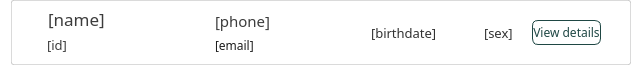
<?xml version="1.0" encoding="UTF-8"?>
<ui version="4.0">
 <class>records_list_item</class>
 <widget class="QWidget" name="records_list_item">
  <property name="geometry">
   <rect>
    <x>0</x>
    <y>0</y>
    <width>601</width>
    <height>65</height>
   </rect>
  </property>
  <property name="maximumSize">
   <size>
    <width>16777215</width>
    <height>90</height>
   </size>
  </property>
  <property name="palette">
   <palette>
    <active>
     <colorrole role="WindowText">
      <brush brushstyle="SolidPattern">
       <color alpha="255">
        <red>0</red>
        <green>0</green>
        <blue>0</blue>
       </color>
      </brush>
     </colorrole>
     <colorrole role="Button">
      <brush brushstyle="SolidPattern">
       <color alpha="255">
        <red>255</red>
        <green>255</green>
        <blue>255</blue>
       </color>
      </brush>
     </colorrole>
     <colorrole role="Light">
      <brush brushstyle="SolidPattern">
       <color alpha="255">
        <red>255</red>
        <green>255</green>
        <blue>255</blue>
       </color>
      </brush>
     </colorrole>
     <colorrole role="Midlight">
      <brush brushstyle="SolidPattern">
       <color alpha="255">
        <red>255</red>
        <green>255</green>
        <blue>255</blue>
       </color>
      </brush>
     </colorrole>
     <colorrole role="Dark">
      <brush brushstyle="SolidPattern">
       <color alpha="255">
        <red>127</red>
        <green>127</green>
        <blue>127</blue>
       </color>
      </brush>
     </colorrole>
     <colorrole role="Mid">
      <brush brushstyle="SolidPattern">
       <color alpha="255">
        <red>170</red>
        <green>170</green>
        <blue>170</blue>
       </color>
      </brush>
     </colorrole>
     <colorrole role="Text">
      <brush brushstyle="SolidPattern">
       <color alpha="255">
        <red>0</red>
        <green>0</green>
        <blue>0</blue>
       </color>
      </brush>
     </colorrole>
     <colorrole role="BrightText">
      <brush brushstyle="SolidPattern">
       <color alpha="255">
        <red>255</red>
        <green>255</green>
        <blue>255</blue>
       </color>
      </brush>
     </colorrole>
     <colorrole role="ButtonText">
      <brush brushstyle="SolidPattern">
       <color alpha="255">
        <red>0</red>
        <green>0</green>
        <blue>0</blue>
       </color>
      </brush>
     </colorrole>
     <colorrole role="Base">
      <brush brushstyle="SolidPattern">
       <color alpha="255">
        <red>255</red>
        <green>255</green>
        <blue>255</blue>
       </color>
      </brush>
     </colorrole>
     <colorrole role="Window">
      <brush brushstyle="SolidPattern">
       <color alpha="255">
        <red>255</red>
        <green>255</green>
        <blue>255</blue>
       </color>
      </brush>
     </colorrole>
     <colorrole role="Shadow">
      <brush brushstyle="SolidPattern">
       <color alpha="255">
        <red>0</red>
        <green>0</green>
        <blue>0</blue>
       </color>
      </brush>
     </colorrole>
     <colorrole role="AlternateBase">
      <brush brushstyle="SolidPattern">
       <color alpha="255">
        <red>255</red>
        <green>255</green>
        <blue>255</blue>
       </color>
      </brush>
     </colorrole>
     <colorrole role="ToolTipBase">
      <brush brushstyle="SolidPattern">
       <color alpha="255">
        <red>255</red>
        <green>255</green>
        <blue>220</blue>
       </color>
      </brush>
     </colorrole>
     <colorrole role="ToolTipText">
      <brush brushstyle="SolidPattern">
       <color alpha="255">
        <red>0</red>
        <green>0</green>
        <blue>0</blue>
       </color>
      </brush>
     </colorrole>
     <colorrole role="PlaceholderText">
      <brush brushstyle="SolidPattern">
       <color alpha="127">
        <red>0</red>
        <green>0</green>
        <blue>0</blue>
       </color>
      </brush>
     </colorrole>
     <colorrole role="Accent">
      <brush brushstyle="SolidPattern">
       <color alpha="255">
        <red>255</red>
        <green>255</green>
        <blue>255</blue>
       </color>
      </brush>
     </colorrole>
    </active>
    <inactive>
     <colorrole role="WindowText">
      <brush brushstyle="SolidPattern">
       <color alpha="255">
        <red>0</red>
        <green>0</green>
        <blue>0</blue>
       </color>
      </brush>
     </colorrole>
     <colorrole role="Button">
      <brush brushstyle="SolidPattern">
       <color alpha="255">
        <red>255</red>
        <green>255</green>
        <blue>255</blue>
       </color>
      </brush>
     </colorrole>
     <colorrole role="Light">
      <brush brushstyle="SolidPattern">
       <color alpha="255">
        <red>255</red>
        <green>255</green>
        <blue>255</blue>
       </color>
      </brush>
     </colorrole>
     <colorrole role="Midlight">
      <brush brushstyle="SolidPattern">
       <color alpha="255">
        <red>255</red>
        <green>255</green>
        <blue>255</blue>
       </color>
      </brush>
     </colorrole>
     <colorrole role="Dark">
      <brush brushstyle="SolidPattern">
       <color alpha="255">
        <red>127</red>
        <green>127</green>
        <blue>127</blue>
       </color>
      </brush>
     </colorrole>
     <colorrole role="Mid">
      <brush brushstyle="SolidPattern">
       <color alpha="255">
        <red>170</red>
        <green>170</green>
        <blue>170</blue>
       </color>
      </brush>
     </colorrole>
     <colorrole role="Text">
      <brush brushstyle="SolidPattern">
       <color alpha="255">
        <red>0</red>
        <green>0</green>
        <blue>0</blue>
       </color>
      </brush>
     </colorrole>
     <colorrole role="BrightText">
      <brush brushstyle="SolidPattern">
       <color alpha="255">
        <red>255</red>
        <green>255</green>
        <blue>255</blue>
       </color>
      </brush>
     </colorrole>
     <colorrole role="ButtonText">
      <brush brushstyle="SolidPattern">
       <color alpha="255">
        <red>0</red>
        <green>0</green>
        <blue>0</blue>
       </color>
      </brush>
     </colorrole>
     <colorrole role="Base">
      <brush brushstyle="SolidPattern">
       <color alpha="255">
        <red>255</red>
        <green>255</green>
        <blue>255</blue>
       </color>
      </brush>
     </colorrole>
     <colorrole role="Window">
      <brush brushstyle="SolidPattern">
       <color alpha="255">
        <red>255</red>
        <green>255</green>
        <blue>255</blue>
       </color>
      </brush>
     </colorrole>
     <colorrole role="Shadow">
      <brush brushstyle="SolidPattern">
       <color alpha="255">
        <red>0</red>
        <green>0</green>
        <blue>0</blue>
       </color>
      </brush>
     </colorrole>
     <colorrole role="AlternateBase">
      <brush brushstyle="SolidPattern">
       <color alpha="255">
        <red>255</red>
        <green>255</green>
        <blue>255</blue>
       </color>
      </brush>
     </colorrole>
     <colorrole role="ToolTipBase">
      <brush brushstyle="SolidPattern">
       <color alpha="255">
        <red>255</red>
        <green>255</green>
        <blue>220</blue>
       </color>
      </brush>
     </colorrole>
     <colorrole role="ToolTipText">
      <brush brushstyle="SolidPattern">
       <color alpha="255">
        <red>0</red>
        <green>0</green>
        <blue>0</blue>
       </color>
      </brush>
     </colorrole>
     <colorrole role="PlaceholderText">
      <brush brushstyle="SolidPattern">
       <color alpha="127">
        <red>0</red>
        <green>0</green>
        <blue>0</blue>
       </color>
      </brush>
     </colorrole>
     <colorrole role="Accent">
      <brush brushstyle="SolidPattern">
       <color alpha="255">
        <red>255</red>
        <green>255</green>
        <blue>255</blue>
       </color>
      </brush>
     </colorrole>
    </inactive>
    <disabled>
     <colorrole role="WindowText">
      <brush brushstyle="SolidPattern">
       <color alpha="255">
        <red>127</red>
        <green>127</green>
        <blue>127</blue>
       </color>
      </brush>
     </colorrole>
     <colorrole role="Button">
      <brush brushstyle="SolidPattern">
       <color alpha="255">
        <red>255</red>
        <green>255</green>
        <blue>255</blue>
       </color>
      </brush>
     </colorrole>
     <colorrole role="Light">
      <brush brushstyle="SolidPattern">
       <color alpha="255">
        <red>255</red>
        <green>255</green>
        <blue>255</blue>
       </color>
      </brush>
     </colorrole>
     <colorrole role="Midlight">
      <brush brushstyle="SolidPattern">
       <color alpha="255">
        <red>255</red>
        <green>255</green>
        <blue>255</blue>
       </color>
      </brush>
     </colorrole>
     <colorrole role="Dark">
      <brush brushstyle="SolidPattern">
       <color alpha="255">
        <red>127</red>
        <green>127</green>
        <blue>127</blue>
       </color>
      </brush>
     </colorrole>
     <colorrole role="Mid">
      <brush brushstyle="SolidPattern">
       <color alpha="255">
        <red>170</red>
        <green>170</green>
        <blue>170</blue>
       </color>
      </brush>
     </colorrole>
     <colorrole role="Text">
      <brush brushstyle="SolidPattern">
       <color alpha="255">
        <red>127</red>
        <green>127</green>
        <blue>127</blue>
       </color>
      </brush>
     </colorrole>
     <colorrole role="BrightText">
      <brush brushstyle="SolidPattern">
       <color alpha="255">
        <red>255</red>
        <green>255</green>
        <blue>255</blue>
       </color>
      </brush>
     </colorrole>
     <colorrole role="ButtonText">
      <brush brushstyle="SolidPattern">
       <color alpha="255">
        <red>127</red>
        <green>127</green>
        <blue>127</blue>
       </color>
      </brush>
     </colorrole>
     <colorrole role="Base">
      <brush brushstyle="SolidPattern">
       <color alpha="255">
        <red>255</red>
        <green>255</green>
        <blue>255</blue>
       </color>
      </brush>
     </colorrole>
     <colorrole role="Window">
      <brush brushstyle="SolidPattern">
       <color alpha="255">
        <red>255</red>
        <green>255</green>
        <blue>255</blue>
       </color>
      </brush>
     </colorrole>
     <colorrole role="Shadow">
      <brush brushstyle="SolidPattern">
       <color alpha="255">
        <red>0</red>
        <green>0</green>
        <blue>0</blue>
       </color>
      </brush>
     </colorrole>
     <colorrole role="AlternateBase">
      <brush brushstyle="SolidPattern">
       <color alpha="255">
        <red>255</red>
        <green>255</green>
        <blue>255</blue>
       </color>
      </brush>
     </colorrole>
     <colorrole role="ToolTipBase">
      <brush brushstyle="SolidPattern">
       <color alpha="255">
        <red>255</red>
        <green>255</green>
        <blue>220</blue>
       </color>
      </brush>
     </colorrole>
     <colorrole role="ToolTipText">
      <brush brushstyle="SolidPattern">
       <color alpha="255">
        <red>0</red>
        <green>0</green>
        <blue>0</blue>
       </color>
      </brush>
     </colorrole>
     <colorrole role="PlaceholderText">
      <brush brushstyle="SolidPattern">
       <color alpha="127">
        <red>127</red>
        <green>127</green>
        <blue>127</blue>
       </color>
      </brush>
     </colorrole>
     <colorrole role="Accent">
      <brush brushstyle="SolidPattern">
       <color alpha="255">
        <red>255</red>
        <green>255</green>
        <blue>255</blue>
       </color>
      </brush>
     </colorrole>
    </disabled>
   </palette>
  </property>
  <property name="windowTitle">
   <string>Form</string>
  </property>
  <layout class="QVBoxLayout" name="verticalLayout">
   <property name="topMargin">
    <number>0</number>
   </property>
   <property name="rightMargin">
    <number>6</number>
   </property>
   <property name="bottomMargin">
    <number>0</number>
   </property>
   <item>
    <widget class="QWidget" name="records_list_container" native="true">
     <property name="maximumSize">
      <size>
       <width>16777215</width>
       <height>65</height>
      </size>
     </property>
     <property name="styleSheet">
      <string notr="true">#records_list_container {
	border: 1px solid rgba(150, 150, 150, 90);
	border-radius: 2px;
	background: white;

}

#records_list_container:hover {
	border: 1px solid #4DB2AA;

}

 </string>
     </property>
     <layout class="QHBoxLayout" name="horizontalLayout">
      <property name="topMargin">
       <number>2</number>
      </property>
      <property name="rightMargin">
       <number>30</number>
      </property>
      <property name="bottomMargin">
       <number>2</number>
      </property>
      <item alignment="Qt::AlignmentFlag::AlignLeft">
       <widget class="QWidget" name="info_1_container" native="true">
        <property name="minimumSize">
         <size>
          <width>180</width>
          <height>0</height>
         </size>
        </property>
        <property name="styleSheet">
         <string notr="true">padding-left: 15px;</string>
        </property>
        <layout class="QVBoxLayout" name="info_container_1">
         <property name="topMargin">
          <number>6</number>
         </property>
         <item alignment="Qt::AlignmentFlag::AlignLeft">
          <widget class="QLabel" name="patient_name_label">
           <property name="font">
            <font>
             <family>Slate Medium</family>
             <pointsize>13</pointsize>
            </font>
           </property>
           <property name="styleSheet">
            <string notr="true">color: rgb(60, 60, 60);</string>
           </property>
           <property name="text">
            <string>[name]</string>
           </property>
          </widget>
         </item>
         <item alignment="Qt::AlignmentFlag::AlignLeft">
          <widget class="QLabel" name="patient_id_label">
           <property name="font">
            <font>
             <family>Slate</family>
             <pointsize>10</pointsize>
            </font>
           </property>
           <property name="styleSheet">
            <string notr="true">color: rgb(60, 60, 60);</string>
           </property>
           <property name="text">
            <string>[id]</string>
           </property>
          </widget>
         </item>
        </layout>
       </widget>
      </item>
      <item>
       <widget class="QWidget" name="info_2_container" native="true">
        <property name="minimumSize">
         <size>
          <width>150</width>
          <height>0</height>
         </size>
        </property>
        <layout class="QVBoxLayout" name="info_container2">
         <item alignment="Qt::AlignmentFlag::AlignLeft">
          <widget class="QLabel" name="patient_phone_label">
           <property name="font">
            <font>
             <family>Slate</family>
             <pointsize>11</pointsize>
            </font>
           </property>
           <property name="styleSheet">
            <string notr="true">color: rgb(60, 60, 60);</string>
           </property>
           <property name="text">
            <string>[phone]</string>
           </property>
          </widget>
         </item>
         <item alignment="Qt::AlignmentFlag::AlignLeft">
          <widget class="QLabel" name="patient_email_label">
           <property name="font">
            <font>
             <family>Slate</family>
             <pointsize>9</pointsize>
            </font>
           </property>
           <property name="styleSheet">
            <string notr="true">color: rgb(30, 30, 30);</string>
           </property>
           <property name="text">
            <string>[email]</string>
           </property>
          </widget>
         </item>
        </layout>
       </widget>
      </item>
      <item alignment="Qt::AlignmentFlag::AlignLeft">
       <widget class="QWidget" name="info_3_container" native="true">
        <layout class="QVBoxLayout" name="info_container3">
         <item alignment="Qt::AlignmentFlag::AlignLeft">
          <widget class="QLabel" name="patient_bdate_label">
           <property name="font">
            <font>
             <family>Slate</family>
             <pointsize>10</pointsize>
            </font>
           </property>
           <property name="styleSheet">
            <string notr="true">color: rgb(50, 50, 50);
</string>
           </property>
           <property name="text">
            <string>[birthdate]</string>
           </property>
          </widget>
         </item>
        </layout>
       </widget>
      </item>
      <item>
       <widget class="QWidget" name="info_4_container" native="true">
        <property name="font">
         <font>
          <pointsize>14</pointsize>
         </font>
        </property>
        <layout class="QVBoxLayout" name="info_container4">
         <item alignment="Qt::AlignmentFlag::AlignLeft">
          <widget class="QLabel" name="patient_sex_label">
           <property name="font">
            <font>
             <family>Slate</family>
             <pointsize>10</pointsize>
            </font>
           </property>
           <property name="styleSheet">
            <string notr="true">color: rgb(50, 50, 50);
padding-left: 20px;</string>
           </property>
           <property name="text">
            <string>[sex]</string>
           </property>
          </widget>
         </item>
        </layout>
       </widget>
      </item>
      <item>
       <widget class="QPushButton" name="viewdetails_button">
        <property name="maximumSize">
         <size>
          <width>80</width>
          <height>25</height>
         </size>
        </property>
        <property name="font">
         <font>
          <family>Slate</family>
         </font>
        </property>
        <property name="cursor">
         <cursorShape>PointingHandCursor</cursorShape>
        </property>
        <property name="styleSheet">
         <string notr="true">#viewdetails_button {
background: white;

border-radius: 6px;

border: 1px solid #1F4744;

color: #1F4744;
}
#viewdetails_button:hover {
background: #DBF0EE;	
}
#viewdetails_button:pressed {
background: #B8E0DD;
}</string>
        </property>
        <property name="text">
         <string>View details</string>
        </property>
       </widget>
      </item>
     </layout>
    </widget>
   </item>
  </layout>
 </widget>
 <resources/>
 <connections/>
</ui>
